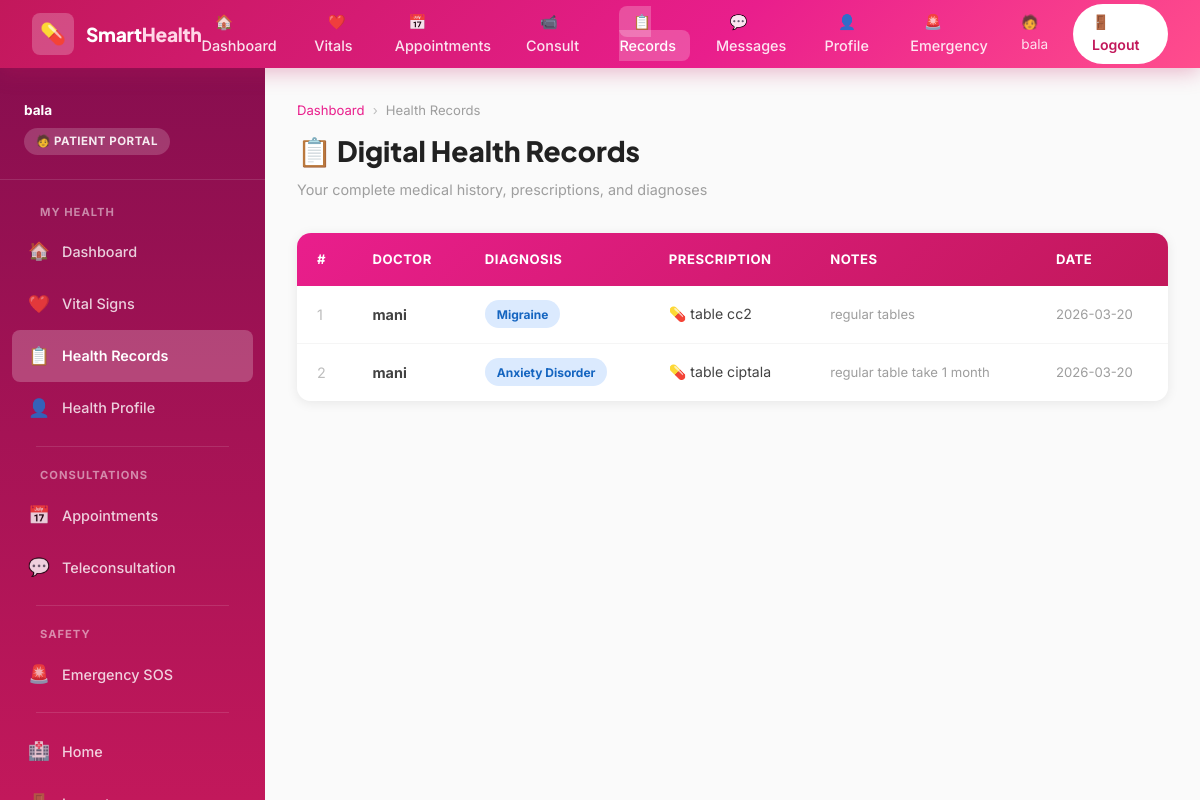
Screenshot of /patient/records (signed in) with the database file from the repository.
### tables this page shows
CREATE TABLE health_records (
            id INTEGER PRIMARY KEY AUTOINCREMENT,
            patient_id INTEGER NOT NULL,
            doctor_id INTEGER NOT NULL,
            diagnosis TEXT,
            prescription TEXT,
            notes TEXT,
            created_at TEXT,
            FOREIGN KEY (patient_id) REFERENCES users(id),
            FOREIGN KEY (doctor_id) REFERENCES users(id)
        );

CREATE TABLE users (
            id INTEGER PRIMARY KEY AUTOINCREMENT,
            name TEXT NOT NULL,
            email TEXT UNIQUE NOT NULL,
            password TEXT NOT NULL,
            role TEXT NOT NULL DEFAULT 'patient',
            phone TEXT,
            age INTEGER,
            gender TEXT,
            specialization TEXT,
            status TEXT DEFAULT 'active',
            created_at TEXT
        );

### app.py (the view)
@app.route('/patient/records')
@login_required
def patient_records():
    db = get_db()
    records = db.execute(
        'SELECT hr.*, u.name as doctor_name FROM health_records hr JOIN users u ON hr.doctor_id=u.id WHERE hr.patient_id=? ORDER BY hr.created_at DESC',
        (session['user_id'],)
    ).fetchall()
    return render_template('patient/records.html', records=records)

### app.py (called while the page is built)
def login_required(f):
    from functools import wraps
    @wraps(f)
    def decorated(*args, **kwargs):
        if 'user_id' not in session:
            flash('Please login first.', 'warning')
            return redirect(url_for('login'))
        return f(*args, **kwargs)
    return decorated

### database.py (called while the page is built)
def get_db():
    from flask import current_app
    if 'db' not in g:
        g.db = sqlite3.connect(DATABASE)
        g.db.row_factory = sqlite3.Row
    return g.db

### templates/patient/records.html (shortened to what this page needs)
{% extends "patient/base_patient.html" %}
{% block content %}
<div class="page-header">
  <div class="breadcrumb"><a href="{{ url_for('patient_dashboard') }}">Dashboard</a><span>›</span>Health Records</div>
  <h1>📋 Digital Health Records</h1>
  <p>Your complete medical history, prescriptions, and diagnoses</p>
</div>
<div class="table-wrap">
  <table>
    <thead>
      <tr><th>#</th><th>Doctor</th><th>Diagnosis</th><th>Prescription</th><th>Notes</th><th>Date</th></tr>
    </thead>
    <tbody>
      {% for r in records %}
      <tr>
        <td style="color:var(--gray-400)">{{ loop.index }}</td>
        <td><strong>{{ r.doctor_name }}</strong></td>
        <td><span class="badge badge-info">{{ r.diagnosis or '—' }}</span></td>
        <td style="font-size:.88rem;">💊 {{ r.prescription or '—' }}</td>
        <td style="font-size:.82rem;color:var(--gray-500);">{{ r.notes or '—' }}</td>
        <td style="font-size:.82rem;color:var(--gray-500)">{{ r.created_at[:10] if r.created_at else '-' }}</td>
      </tr>
      {% endfor %}
    </tbody>
  </table>
</div>
{% endblock %}

### static/css/style.css (style rules this page uses)
:root { --pink-50: #fff0f6; --pink-100: #ffd6e7; --pink-200: #ffa8c9; --pink-300: #ff79a8; --pink-400: #ff4d8d; --pink-500: #e91e8c; --pink-600: #c2185b; --pink-700: #880e4f; --pink-800: #560027; --white: #ffffff; --gray-50: #fafafa; --gray-100: #f5f5f5; --gray-200: #eeeeee; --gray-300: #e0e0e0; --gray-400: #bdbdbd; --gray-500: #9e9e9e; --gray-600: #757575; --gray-700: #616161; --gray-800: #424242; --gray-900: #212121; --success: #00c853; --warning: #ff6d00; --danger: #d50000; --info: #0091ea; --font-body: 'Inter', sans-serif; --font-heading: 'Plus Jakarta Sans', sans-serif; --shadow-sm: 0 1px 4px rgba(233,30,140,.10); --shadow-md: 0 4px 16px rgba(233,30,140,.15); --shadow-lg: 0 8px 32px rgba(233,30,140,.20); --shadow-card: 0 2px 12px rgba(0,0,0,.08); --radius-sm: 8px; --radius-md: 14px; --radius-lg: 20px; --radius-xl: 28px; --radius-full: 9999px; --trans: all .25s cubic-bezier(.4,0,.2,1); }
*, *::before, *::after { box-sizing: border-box; margin: 0; padding: 0; }
html { scroll-behavior: smooth; }
body { font-family: var(--font-body); color: var(--gray-900); background: var(--gray-50); font-size: 15px; line-height: 1.6; }
.page-header { margin-bottom: 2rem; }
.page-header h1 { font-family: var(--font-heading); font-size: 1.75rem; font-weight: 800; color: var(--gray-900); margin-bottom: .25rem; }
.page-header p { color: var(--gray-500); font-size: .9rem; }
.breadcrumb { display: flex; align-items: center; gap: .5rem; font-size: .82rem; color: var(--gray-500); margin-bottom: .5rem; }
.breadcrumb a { color: var(--pink-500); text-decoration: none; }
.breadcrumb span { color: var(--gray-400); }
.table-wrap { overflow-x: auto; border-radius: var(--radius-md); box-shadow: var(--shadow-card); }
table { width: 100%; border-collapse: collapse; background: var(--white); }
thead { background: linear-gradient(135deg, var(--pink-500), var(--pink-600)); }
thead th { color: #fff; font-size: .82rem; font-weight: 700; text-transform: uppercase; letter-spacing: .5px; padding: 1rem 1.25rem; text-align: left; white-space: nowrap; }
tbody tr { border-bottom: 1px solid var(--gray-100); transition: var(--trans); }
tbody tr:last-child { border-bottom: none; }
tbody td { padding: .9rem 1.25rem; font-size: .9rem; color: var(--gray-800); }
.badge { display: inline-flex; align-items: center; padding: .28rem .75rem; border-radius: var(--radius-full); font-size: .75rem; font-weight: 700; text-transform: capitalize; }
.badge-info { background: #dbeafe; color: #1565c0; }

### rows the page displays
health_records: doctor_name "mani", diagnosis "Migraine", prescription "table cc2", notes "regular tables", created_at "2026-03-20"
health_records: doctor_name "mani", diagnosis "Anxiety Disorder", prescription "table ciptala", notes "regular table take 1 month", created_at "2026-03-20"

### other values shown
{{ session.name }} "bala"
